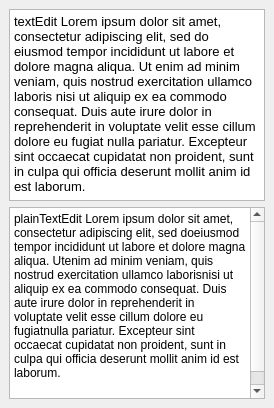
<?xml version="1.0" encoding="UTF-8"?>
<!-- QtMaterial - https://github.com/UN-GCPDS/qt-material -->
<!-- By Yeison Cardona - GCPDS -->
<ui version="4.0">
    <widget class="QDockWidget" name="dockWidget">
        <property name="windowTitle">
            <string>Right Doc</string>
        </property>
        <attribute name="dockWidgetArea">
            <number>2</number>
        </attribute>
        <widget class="QWidget" name="dockWidgetContents">
            <layout class="QGridLayout" name="gridLayout_26">
                <item row="0" column="0">
                    <widget class="QTextEdit" name="textEdit">
                        <property name="markdown">
                            <string>textEdit Lorem ipsum dolor sit amet, consectetur adipiscing elit, sed do eiusmod tempor incididunt ut labore et dolore magna aliqua. Ut enim ad minim veniam, quis nostrud exercitation ullamco laboris nisi ut aliquip ex ea commodo consequat. Duis aute irure dolor in reprehenderit in voluptate velit esse cillum dolore eu fugiat nulla pariatur. Excepteur sint occaecat cupidatat non proident, sunt in culpa qui officia deserunt mollit anim id est laborum.</string>
                        </property>
                        <property name="html">
                            <string>&lt;!DOCTYPE HTML PUBLIC &quot;-//W3C//DTD HTML 4.0//EN&quot; &quot;http://www.w3.org/TR/REC-html40/strict.dtd&quot;&gt;&lt;html&gt;&lt;head&gt;&lt;meta name=&quot;qrichtext&quot; content=&quot;1&quot; /&gt;&lt;style type=&quot;text/css&quot;&gt;p, li { white-space: pre-wrap; }&lt;/style&gt;&lt;/head&gt;&lt;body style=&quot;font-family:'Noto Sans'; font-size:10pt; font-weight:400; font-style:normal;&quot;&gt;&lt;p style=&quot; margin-top:6px; margin-bottom:6px; margin-left:0px; margin-right:0px; -qt-block-indent:0; text-indent:0px;&quot;&gt;textEdit Lorem ipsum dolor sit amet, consectetur adipiscing elit, sed do eiusmod tempor incididunt ut labore et dolore magna aliqua. Ut enim ad minim veniam, quis nostrud exercitation ullamco laboris nisi ut aliquip ex ea commodo consequat. Duis aute irure dolor in reprehenderit in voluptate velit esse cillum dolore eu fugiat nulla pariatur. Excepteur sint occaecat cupidatat non proident, sunt in culpa qui officia deserunt mollit anim id est laborum.&lt;/p&gt;&lt;/body&gt;&lt;/html&gt;</string>
                        </property>
                    </widget>
                </item>
                <item row="1" column="0">
                    <widget class="QPlainTextEdit" name="plainTextEdit">
                        <property name="plainText">
                            <string>plainTextEdit Lorem ipsum dolor sit amet, consectetur adipiscing elit, sed doeiusmod tempor incididunt ut labore et dolore magna aliqua. Utenim ad minim veniam, quis nostrud exercitation ullamco laborisnisi ut aliquip ex ea commodo consequat. Duis aute irure dolor in reprehenderit in voluptate velit esse cillum dolore eu fugiatnulla pariatur. Excepteur sint occaecat cupidatat non proident, sunt in culpa qui officia deserunt mollit anim id est laborum.
                            </string>
                        </property>
                    </widget>
                </item>
            </layout>
        </widget>
    </widget>
</ui>
